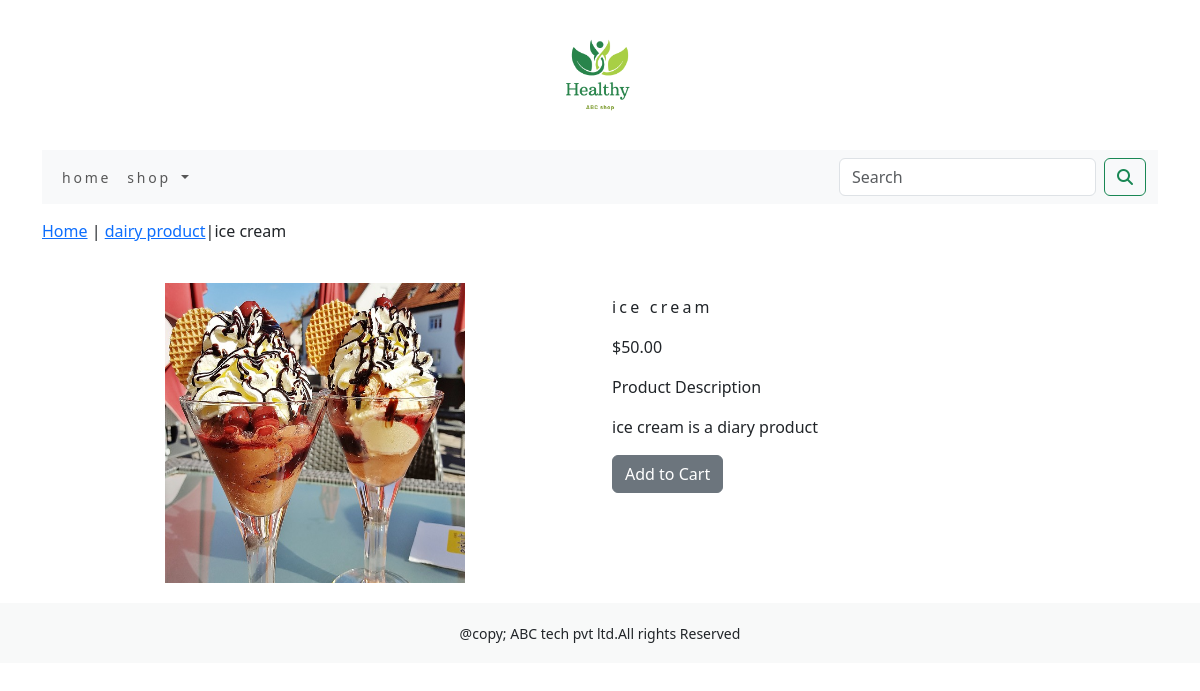
Screenshot of /shop/dairy-product/ice-cream/ with the database file from the repository.
### shop/models.py (models this page shows, shortened)
class Product(models.Model):
    name=models.CharField(max_length=250,unique=True)
    slug=models.SlugField(max_length=250,unique=True)
    description=models.TextField(blank=True)
    price=models.DecimalField(max_digits=10,decimal_places=2)
    category=models.ForeignKey(Category,on_delete=models.CASCADE)
    image=models.ImageField(upload_to='product',blank=True)
    stock=models.IntegerField()
    available=models.BooleanField(default=True)
    created=models.DateTimeField(auto_now_add=True)
    updated=models.DateTimeField(auto_now=True)
    class Meta :
         ordering=('name',)
         verbose_name='product'
         verbose_name_plural='products'

class Category(models.Model):
    name=models.CharField(max_length=250,unique=True)
    slug=models.SlugField(max_length=250,unique=True)
    description=models.TextField(blank=True)
    image=models.ImageField(upload_to='category',blank=True)
    class Meta:
        ordering=('name',)
        verbose_name='category'
        verbose_name_plural='categories'
    def get_url(self):
        return reverse('shop:products_by_category',args=[self.slug])
    def __str__(self):
        return '{}'.format(self.name)

### shop/views.py (the view)
# urls.py: path('<slug:c_slug>/<slug:product_slug>/',views.proDetail,name='prodCatdetail')
def proDetail(request,c_slug,product_slug):
    try:
        product=Product.objects.get(category__slug=c_slug,slug=product_slug)
    except Exception as e:
        raise e
    return render(request,'product.html',{'product':product})

### cart/context_processors.py (called while the page is built)
def counter(request):
    item_count=0
    if 'admin' in request.path:
        return {}
    else:
        try:
            cart=Cart.objects.filter(cart_id=_cart_id(request))
            car_items=CartItem.objects.all().filter(cart=cart[:1])
            for cart_item in car_items:
                item_count += cart_item.quantity
        except Cart.DoesNotExist:
            item_count=0
    return dict(item_cout=item_count)

### cart/views.py (called while the page is built)
def _cart_id(request):
    cart=request .session.session_key
    if not cart:
        cart=request.session.create()
    return cart

### shop/context_processors.py (called while the page is built)
def menu_links(request):
    links=Category.objects.all()
    return dict(links=links)

### template/product.html (shortened to what this page needs)
{% extends 'base.html' %}
{% load static %}
{% block content %}
<div class="row my_prod_row_class">
    <div class="mx_auto">
        <p><a href="{% url 'shop:allProdCat' %}">Home</a> | <a href="{{product.category.get_url}}">{{product.category}}</a>|{{product.name}}</p>
    </div>
<div class="container">
<br>
<div class="row">
    <div class= "col-12 col-sm-12 col-md-12 col-lg-6 text-center">
        <div style="min-width:18rem">
            <img src="{{product.image.url}}" alt="{{product.name}}" height="300" width="300">
</div>
    </div>
        <div class="col-12 col-sm-12 col-md-12 col-lg-6">
            <div>
            <h1 class="my_prod_title">{{product.name}}</h1>
            <p>${{product.price}}</p>
            <p class="my_title">Product Description</p>
            <p class="text_justify my_prod_text">{{product.description}}</p>
                {% if product.stock <= 0 %}
            <p class="text-justify my_prod_text"><b>Out Of Stock</b></p>
                {% else %}
            <a class="btn btn-secondary" href="{% url 'cart:add_cart' product.id %}">Add to Cart</a>
                {% endif %}
            </div>
            </div>
        </div>
    </div>
        </div>
{% endblock %}

### static/css/custom.css (style rules this page uses)
body { font-family: 'Roboto', sans-serif; }
.my_prod_row_class { padding-top:15px; padding-bottom:20px; }
.my_prod_title { font-size:16px; text_transform:uppercase; letter-spacing:.2em; padding-top:15px; padding-bottom:10px; }
.my_prod_text { padding-right:20px; }

### rows the page displays
Product: category "dairy product", name "ice cream", image (picture), price "50.00", description "ice cream is a diary product"
